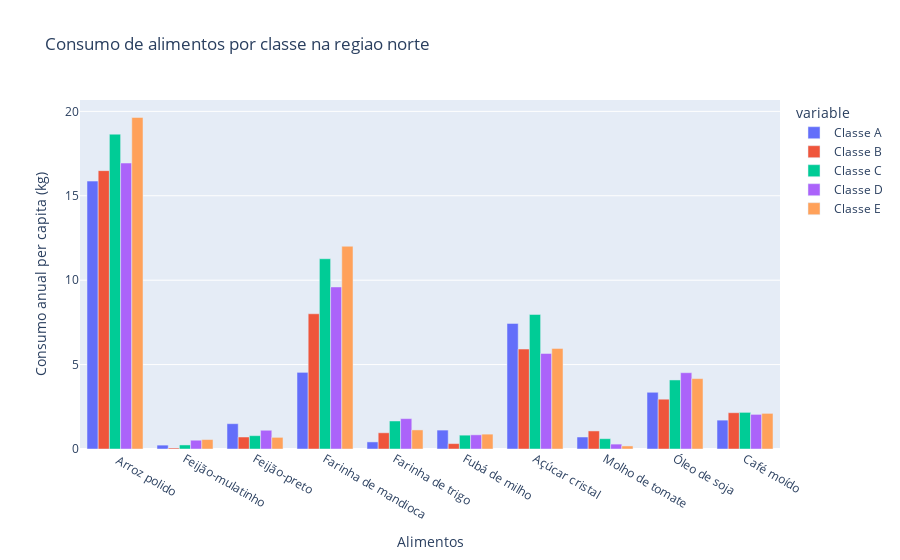

Notebook code for this chart:
### Markdown cell above
* Região Norte

### Code cell
fig = px.bar(consumo_norte, barmode = 'group', x = 'Items', y = ['Classe A', 'Classe B', 'Classe C', 'Classe D', 'Classe E'], title = 'Consumo de alimentos por classe na regiao norte', labels= {'Items': 'Alimentos', 'value': 'Consumo anual per capita (kg)' })
fig.show()

### Figure 1 — Plotly figure (JSON) as saved in the notebook; plotly's stock layout.template omitted (floating-point values rounded to 4 significant figures)
{"data": [{"alignmentgroup": "True", "hovertemplate": "variable=Classe A<br>Alimentos=%{x}<br>Consumo anual per capita (kg)=%{y}<extra></extra>", "legendgroup": "Classe A", "marker": {"color": "#636efa", "pattern": {"shape": ""}}, "name": "Classe A", "offsetgroup": "Classe A", "orientation": "v", "showlegend": true, "textposition": "auto", "type": "bar", "x": [" Arroz polido", "Feijão-mulatinho", "Feijão-preto", "Farinha de mandioca", "Farinha de trigo", "Fubá de milho", "Açúcar cristal", "Molho de tomate", "Óleo de soja", "Café moído"], "xaxis": "x", "y": [15.87, 0.23, 1.5, 4.54, 0.42, 1.12, 7.44, 0.71, 3.36, 1.71], "yaxis": "y"}, {"alignmentgroup": "True", "hovertemplate": "variable=Classe B<br>Alimentos=%{x}<br>Consumo anual per capita (kg)=%{y}<extra></extra>", "legendgroup": "Classe B", "marker": {"color": "#EF553B", "pattern": {"shape": ""}}, "name": "Classe B", "offsetgroup": "Classe B", "orientation": "v", "showlegend": true, "textposition": "auto", "type": "bar", "x": [" Arroz polido", "Feijão-mulatinho", "Feijão-preto", "Farinha de mandioca", "Farinha de trigo", "Fubá de milho", "Açúcar cristal", "Molho de tomate", "Óleo de soja", "Café moído"], "xaxis": "x", "y": [16.49, 0.06, 0.71, 8.01, 0.96, 0.32, 5.92, 1.07, 2.95, 2.15], "yaxis": "y"}, {"alignmentgroup": "True", "hovertemplate": "variable=Classe C<br>Alimentos=%{x}<br>Consumo anual per capita (kg)=%{y}<extra></extra>", "legendgroup": "Classe C", "marker": {"color": "#00cc96", "pattern": {"shape": ""}}, "name": "Classe C", "offsetgroup": "Classe C", "orientation": "v", "showlegend": true, "textposition": "auto", "type": "bar", "x": [" Arroz polido", "Feijão-mulatinho", "Feijão-preto", "Farinha de mandioca", "Farinha de trigo", "Fubá de milho", "Açúcar cristal", "Molho de tomate", "Óleo de soja", "Café moído"], "xaxis": "x", "y": [18.65, 0.24, 0.79, 11.27, 1.66, 0.82, 7.97, 0.61, 4.09, 2.17], "yaxis": "y"}, {"alignmentgroup": "True", "hovertemplate": "variable=Classe D<br>Alimentos=%{x}<br>Consumo anual per capita (kg)=%{y}<extra></extra>", "legendgroup": "Classe D", "marker": {"color": "#ab63fa", "pattern": {"shape": ""}}, "name": "Classe D", "offsetgroup": "Classe D", "orientation": "v", "showlegend": true, "textposition": "auto", "type": "bar", "x": [" Arroz polido", "Feijão-mulatinho", "Feijão-preto", "Farinha de mandioca", "Farinha de trigo", "Fubá de milho", "Açúcar cristal", "Molho de tomate", "Óleo de soja", "Café moído"], "xaxis": "x", "y": [16.94, 0.52, 1.11, 9.6, 1.8, 0.84, 5.66, 0.29, 4.52, 2.05], "yaxis": "y"}, {"alignmentgroup": "True", "hovertemplate": "variable=Classe E<br>Alimentos=%{x}<br>Consumo anual per capita (kg)=%{y}<extra></extra>", "legendgroup": "Classe E", "marker": {"color": "#FFA15A", "pattern": {"shape": ""}}, "name": "Classe E", "offsetgroup": "Classe E", "orientation": "v", "showlegend": true, "textposition": "auto", "type": "bar", "x": [" Arroz polido", "Feijão-mulatinho", "Feijão-preto", "Farinha de mandioca", "Farinha de trigo", "Fubá de milho", "Açúcar cristal", "Molho de tomate", "Óleo de soja", "Café moído"], "xaxis": "x", "y": [19.64, 0.56, 0.69, 12.01, 1.13, 0.88, 5.96, 0.18, 4.17, 2.11], "yaxis": "y"}], "layout": {"barmode": "group", "legend": {"title": {"text": "variable"}, "tracegroupgap": 0}, "title": {"text": "Consumo de alimentos por classe na regiao norte"}, "xaxis": {"anchor": "y", "domain": [0, 1], "title": {"text": "Alimentos"}}, "yaxis": {"anchor": "x", "domain": [0, 1], "title": {"text": "Consumo anual per capita (kg)"}}}}
